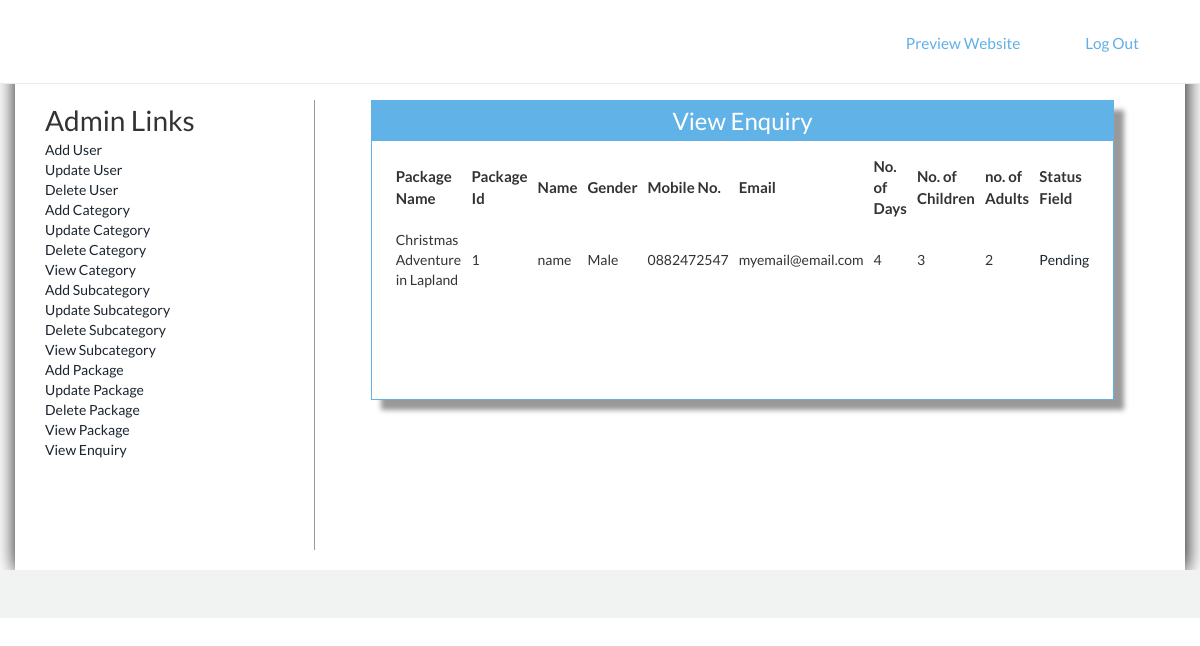
The page /Admin/viewenquiry.php (signed in) on the database its author committed.
### tables this page shows
CREATE TABLE `enquiry` (
  `Enquiryid` int(50) NOT NULL,
  `Packageid` int(50) NOT NULL,
  `Name` varchar(200) NOT NULL,
  `Gender` varchar(20) NOT NULL,
  `Mobileno` varchar(20) NOT NULL,
  `Email` varchar(50) NOT NULL,
  `NoofDays` int(50) NOT NULL,
  `Child` int(50) NOT NULL,
  `Adults` int(50) NOT NULL,
  `Message` varchar(900) NOT NULL,
  `Statusfield` varchar(200) NOT NULL
);

CREATE TABLE `package` (
  `Packid` int(200) NOT NULL,
  `Packname` varchar(1000) NOT NULL,
  `Category` int(200) NOT NULL,
  `Subcategory` int(200) NOT NULL,
  `Packprice` int(200) NOT NULL,
  `Pic1` varchar(8000) NOT NULL,
  `Pic2` varchar(8000) NOT NULL,
  `Pic3` varchar(8000) NOT NULL,
  `Detail` varchar(8000) NOT NULL
);

### Admin/viewenquiry.php (the view, shortened to what this page needs)
<!DOCTYPE html>
<html>
<head>
<link href="style.css" rel="stylesheet" type="text/css" />
<link href="../css/bootstrap.css" rel='stylesheet' type='text/css'/>
<link href="../css/style.css" rel="stylesheet" type="text/css" media="all"/>
</head>
<body>
<?php include('function.php'); ?>
<?php include('top.php'); ?>
<div style="padding-top:100px; box-shadow:1px 1px 20px black; min-height:570px" class="container">
<div class="col-sm-3" style="border-right:1px solid #999; min-height:450px;">
<?php include('left.php'); ?>
</div>
<div class="col-sm-9">
<form method="post">
<table border="0" width="90%" height="300px" align="center" class="tableshadow">
<tr><td class="toptd">View Enquiry</td></tr>
<tr><td align="center" valign="top" style="padding-top:10px;">
<table border="0" align="center" width="95%">
<tr><td style="font-size:15px; padding:5px; font-weight:bold;" >Package Name</td>
<td style="font-size:15px; padding:5px; font-weight:bold; ">Package Id</td>
<td style="font-size:15px; padding:5px; font-weight:bold;">Name</td>
<td style="font-size:15px; padding:5px; font-weight:bold;">Gender</td>
<td style="font-size:15px; padding:5px; font-weight:bold;">Mobile No.</td>
<td style="font-size:15px; padding:5px; font-weight:bold;">Email</td>
<td style="font-size:15px; padding:5px; font-weight:bold;">No. of Days</td>
<td style="font-size:15px; padding:5px; font-weight:bold;">No. of Children</td>
<td style="font-size:15px; padding:5px; font-weight:bold;">no. of Adults</td>
<td style="font-size:15px; padding:5px; font-weight:bold;">Status Field</td></tr>
<?php
$s="select * from enquiry,package where enquiry.Packageid=package.Packid";
$result=mysqli_query($cn,$s);
while($data=mysqli_fetch_array($result))
{
		echo "<td style=' padding:5px;'>$data[12]</td>
		<td style=' padding:5px;'>$data[1]</td>
		<td style=' padding:5px;'>$data[2]</td>
		<td style=' padding:5px;'>$data[3]</td>
		<td style=' padding:5px;'>$data[4]</td>
		<td style=' padding:5px;'>$data[5]</td>
		<td style=' padding:5px;'>$data[6]</td>
		<td style=' padding:5px;'>$data[7]</td>
		<td style=' padding:5px;'>$data[8]</td>
		<td style=' padding:5px;'><a href='chstatus.php?eid=$data[0]'>$data[10]</a></td>
		</tr>";
}
?>
</table>
</form>
</div>
</div>
<?php include('bottom.php'); ?>
</body>
</html>

### Admin/style.css (style rules this page uses)
.tableshadow { box-shadow:10px 10px 5px #999; padding-top:40px; border:solid 1px #60b2e7 }
.toptd { color:white; font-size:24px; text-align:center; height:40px; background-color:#60b2e7 }

### css/style.css (style rules this page uses)
body { margin:0; padding:0; font-family: 'Lato', sans-serif; -webkit-appearance:none; }
body a { transition:0.5s all; -webkit-transition:0.5s all; -moz-transition:0.5s all; -o-transition:0.5s all; -ms-transition:0.5s all; }
.container:after { content: "\0020"; display: block; height: 0; clear: both; visibility: hidden; }

### rows shown on the page
enquiry: Packageid.Packname "Christmas Adventure in Lapland", Packageid "1", Name "name", Gender "Male", Mobileno "0882472547", Email "myemail@email.com", NoofDays "4", Child "3", Adults "2", Statusfield "Pending"
